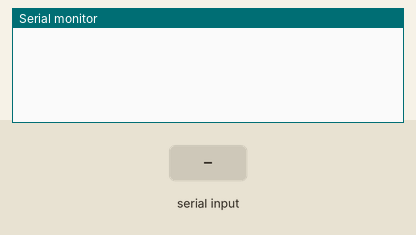
This sketch was run on a simulated Arduino Uno, built with avr-gcc and run on an emulated ATmega328P. On the bench: the last lines printed to the serial monitor. The inputs (shaded band) are chosen by the test bench.

Above: at 1.2 s.
1.3 s: "90,45\n" received over Serial
At 3.5 s:
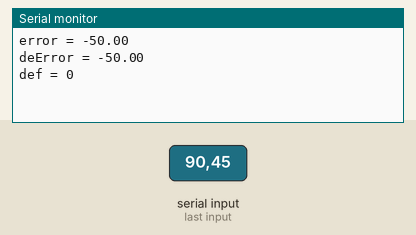
3.8 s: "30,150\n" received over Serial
At 5.5 s:
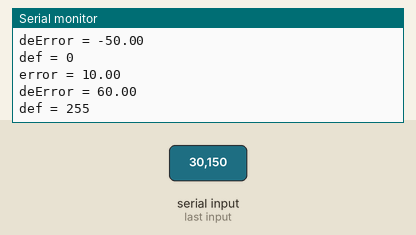

The sketch:

Refrensi_Fuzzy.ino
```cpp
float error_1, error, dError, pwm, Sp = 40;
float anggotaErrorN, anggotadErrorN, anggotapwmN;
float anggotaErrorZ, anggotadErrorZ, anggotapwmZ;
float anggotaErrorP, anggotadErrorP, anggotapwmP;
float rule1, rule2, rule3, rule4a, rule4b, rule5, rule6, rule7;
int def;
float suhu;
int val;
void setup()
{
  Serial.begin(115200);
  // Serial.println(rule1);
  // Serial.println(rule2);
  // Serial.println(rule3);
  // Serial.println(rule4a);
  // Serial.println(rule4b);
  // Serial.println(rule5);
  // Serial.println(rule6);
  // Serial.println(rule7);
  // Serial.print(“\n”);
  //
  // Serial.println(anggotaErrorN);
  // Serial.println(anggotaErrorZ);
  // Serial.println(anggotaErrorP);
  // Serial.println(anggotadErrorN);
  // Serial.println(anggotadErrorZ);
  // Serial.println(anggotadErrorP);
  // Serial.println(anggotadErrorP);
  // Serial.println(anggotadErrorP);
  // Serial.println(anggotadErrorP);
  // Serial.print(“\n”);
  //
  //
}
void loop()
{
  // if (Serial.available()){
  // Sp = Serial.parseInt();
  // }
  if (Serial.available() > 0)
  {
    String in = Serial.readStringUntil('\r');
    float temp = in.toFloat();
    runFuzzy(temp);
    Serial.print("def = ");
    Serial.println(def);
    //    Serial.print(” “); Serial.print(Sp); Serial.print(” “); Serial.println(suhu);
  }
  //  runFuzzy();
  // Serial.print(” “); Serial.print(error); Serial.print(” “);
  // Serial.print(error_1); Serial.print(” “);
  //  Serial.print(def);
  //  Serial.print(” “); Serial.print(Sp); Serial.print(” “); Serial.println(suhu);
}
void bacaSuhu()
{
  val = analogRead(A0);
  suhu = val / 2.0479;
  delay(100);
}

void error_suhu_N()
{
  if (error <= -1) {
    anggotaErrorN = 1;
  } else if (error > -1 && error < 0) {
    anggotaErrorN = (0 - error) / 1;
  } else if (error >= 0) {
    anggotaErrorN = 0;
  }
}
void error_suhu_Z()
{
  if (error <= -1) {
    anggotaErrorZ = 0;
  } else if (error <= 0 && error >= -1) {
    anggotaErrorZ = (error + 1) / 1;
  }
  else if (error >= 0 && error < 1) {
    anggotaErrorZ = (1 - error) / 1;
  } else if (error >= 1) {
    anggotaErrorZ = 0;
  }
}
void error_suhu_P()
{
  if (error >= 1) {
    anggotaErrorP = 1;
  }
  else if (error < 1 && error > 0) {
    anggotaErrorP = (error - 0) / 1;
  }
  else if (error < 0 ) {
    anggotaErrorP = 0;
  }
}
void dError_suhu_N()
{
  if (dError <= -1) {
    anggotadErrorN = 1;
  } if (dError > -1 && dError <= 0) {
    anggotadErrorN = (0 - dError) / 1;
  } if (dError >= 0) {
    anggotadErrorN = 0;
  }
}
void dError_suhu_Z()
{
  if (error <= -1) {
    anggotadErrorZ = 0;
  } else if (dError <= 0 && dError > -1) {
    anggotadErrorZ = (dError + 1) / 1;
  }
  else if (dError >= 0 && dError < 1) {
    anggotadErrorZ = (1 - dError) / 1;
  } else if (dError >= 1) {
    anggotadErrorZ = 0;
  }
}
void dError_suhu_P()
{
  if (dError >= 1) {
    anggotadErrorP = 1;
  }
  else if (dError < 1 && dError > 0) {
    anggotadErrorP = (dError - 0) / 1;
  }
  else if (dError <= 0 ) {
    anggotadErrorP = 0;
  }
}
/*
  void outPWM_N(){
  if (pwm == 0){ anggotapwmN = 1;}
  if (pwm > 0 && pwm < 127.5 ){ anggotapwmN = (0-pwm)/80;}
  if (pwm == 127.5) {anggotapwmN = 0;}
  }
*/
void fuzifikasi()
{
  error_suhu_N();
  error_suhu_Z();
  error_suhu_P();
  dError_suhu_N();
  dError_suhu_Z();
  dError_suhu_P();
}
float Min (float a, float b)
{
  if (a < b) {
    return a;
  }
  else if (b < a) {
    return b;
  }
  else return a;
}
void rule()
{
  fuzifikasi();
  // rule1 If Error = N And dError = N Then Out N
  float x1 = Min (anggotaErrorN, anggotadErrorN);
  rule1 = 127.5 - (127.5 * x1);
  // rule2 If Error = N And dError = Z Then Out N
  float x2 = Min (anggotaErrorN, anggotadErrorZ);
  rule2 = 127.5 - (127.5 * x2) ;
  //If Error = Z And dError = N Then Out P
  float x3 = Min (anggotaErrorZ, anggotadErrorN);
  rule3 = 127.5 - (127.5 * x3) ;
  //If Error = Z And dError = Z Then Out Z
  float x4 = Min (anggotaErrorZ, anggotadErrorZ);
  rule4a = 85 + (42.5 * x4);
  rule4b = 170 - (42.5 * x4);
  //If Error = Z And dError = P Then Out P
  float x5 = Min (anggotaErrorZ, anggotadErrorP);
  rule5 = 127.5 + (127.5 * x5);
  //If Error = P And dError = Z Then Out P
  float x6 = Min(anggotaErrorP, anggotadErrorZ);
  rule6 = 127.5 + (127.5 * x6);
  //If Error = P And dError = P Then Out P
  float x7 = Min(anggotaErrorP, anggotadErrorP);
  rule7 = 127.5 + (127.5 * x7);
  def = ((x1 * rule1) + (x2 * rule2) + (x3 * rule3) + (x4 * rule4a) + (x4 * rule4b) + (x5 * rule5) + (x6 * rule6) + (x7 * rule7)) / (x1 + x2 + x3 + x4 + x4 + x5 + x6 + x7);
}
void runFuzzy(float arre)
{
  //
  //  bacaSuhu();

  error_1 = error;
  error = Sp - arre;

  dError = error - error_1;
  rule();
  Serial.print("error = ");
  Serial.println(error);
  Serial.print("deError = ");
  Serial.println(dError);
  //  analogWrite(5, def);
}
```

Measured:
- after the input at 1.3 s, the serial monitor: prints a new line after 1.0 s (image 1)
- after the input at 3.8 s, the serial monitor: prints a new line after 1.0 s (image 2)
